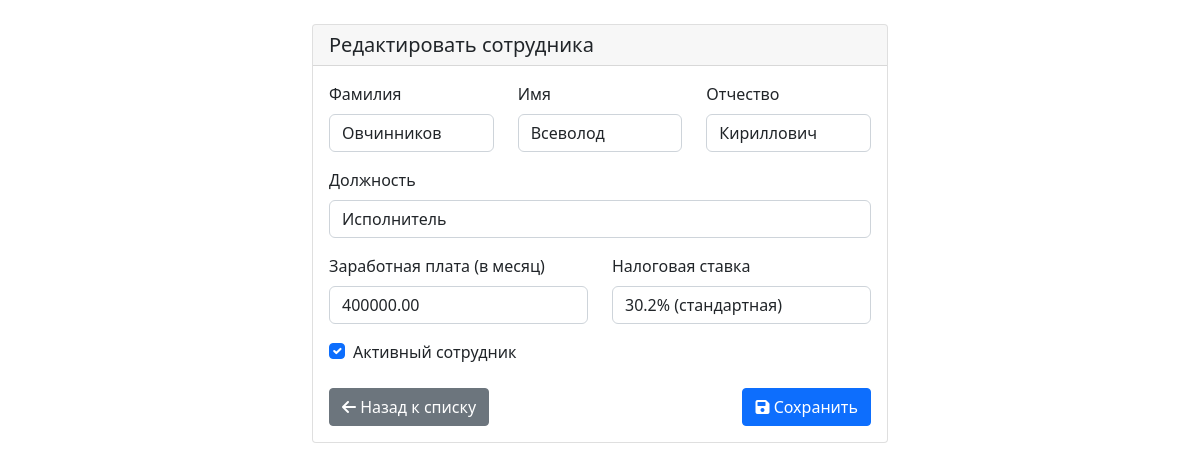
The app's page /employees/edit/5/ with its own data.
### employees/models.py (models this page shows, shortened)
class Employee(models.Model):
    TAX_RATE_CHOICES = [
        ('30.2', '30.2% (стандартная)'),
        ('7.6', '7.6% (льготная)'),
    ]
    last_name = models.CharField(max_length=100, verbose_name='Фамилия')
    first_name = models.CharField(max_length=100, verbose_name='Имя')
    middle_name = models.CharField(max_length=100, blank=True, null=True, verbose_name='Отчество')
    position = models.CharField(max_length=200, verbose_name='Должность')
    salary = models.DecimalField(
        max_digits=10,
        decimal_places=2,
        verbose_name='Заработная плата в месяц',
        validators=[MinValueValidator(0)]
    )
    tax_rate = models.CharField(
        max_length=10,
        choices=TAX_RATE_CHOICES,
        default='30.2',
        verbose_name='Налоговая ставка (%)'
    )
    is_active = models.BooleanField(default=True, verbose_name='Активный сотрудник')
    created_at = models.DateTimeField(auto_now_add=True)
    updated_at = models.DateTimeField(auto_now=True)
    class Meta:
        verbose_name = 'Сотрудник'
        verbose_name_plural = 'Сотрудники'
        ordering = ['last_name', 'first_name']

### employees/views.py (the view)
# urls.py: path('edit/<int:pk>/', views.employee_edit, name='employee_edit'),
def employee_edit(request, pk):
    employee = get_object_or_404(Employee, pk=pk)
    if request.method == 'POST':
        form = EmployeeForm(request.POST, instance=employee)
        if form.is_valid():
            employee = form.save()
            messages.success(request, f'Данные сотрудника {employee.get_full_name()} обновлены!')
            return redirect('employees:employee_list')
    else:
        form = EmployeeForm(instance=employee)
    context = {'form': form, 'title': 'Редактировать сотрудника', 'employee': employee}
    return render(request, 'employees/employee_form.html', context)

### employees/templates/employees/employee_form.html (shortened to what this page needs)
{% extends 'base.html' %}
{% load static %}
{% block content %}
<div class="container-fluid py-4">
    <div class="row justify-content-center">
        <div class="col-md-8 col-lg-6">
            <div class="card">
                <div class="card-header">
                    <h5 class="card-title mb-0">{{ title }}</h5>
                </div>
                <div class="card-body">
                    <form method="post">
                        <div class="row mb-3">
                            <div class="col-md-4">
                                <label for="{{ form.last_name.id_for_label }}" class="form-label">
                                    {{ form.last_name.label }}
                                </label>
                                {{ form.last_name }}
                            </div>
                            <div class="col-md-4">
                                <label for="{{ form.first_name.id_for_label }}" class="form-label">
                                    {{ form.first_name.label }}
                                </label>
                                {{ form.first_name }}
                            </div>
                            <div class="col-md-4">
                                <label for="{{ form.middle_name.id_for_label }}" class="form-label">
                                    {{ form.middle_name.label }}
                                </label>
                                {{ form.middle_name }}
                            </div>
                        </div>
                        <div class="mb-3">
                            <label for="{{ form.position.id_for_label }}" class="form-label">
                                {{ form.position.label }}
                            </label>
                            {{ form.position }}
                        </div>
                        <div class="row mb-3">
                            <div class="col-md-6">
                                <label for="{{ form.salary.id_for_label }}" class="form-label">
                                    {{ form.salary.label }}
                                </label>
                                {{ form.salary }}
                            </div>
                            <div class="col-md-6">
                                <label for="{{ form.tax_rate.id_for_label }}" class="form-label">
                                    {{ form.tax_rate.label }}
                                </label>
                                {{ form.tax_rate }}
                            </div>
                        </div>
                        <div class="form-check mb-3">
                            {{ form.is_active }}
                            <label for="{{ form.is_active.id_for_label }}" class="form-check-label">
                                {{ form.is_active.label }}
                            </label>
                        </div>
                        <div class="d-flex justify-content-between mt-4">
                            <a href="{% url 'employees:employee_list' %}" class="btn btn-secondary">
                                <i class="fas fa-arrow-left"></i> Назад к списку
                            </a>
                            <button type="submit" class="btn btn-primary">
                                <i class="fas fa-save"></i> Сохранить
                            </button>
                        </div>
                    </form>
                </div>
            </div>
        </div>
    </div>
</div>
{% endblock %}

### employees/templates/employees/employee_form.html (style rules this page uses)
.form-control { border-radius: 0.375rem; border: 1px solid #ced4da; padding: 0.375rem 0.75rem; }
.form-label { font-weight: 500; margin-bottom: 0.5rem; }
.form-check-input { margin-top: 0.2rem; }

### records on screen
Employee: last_name "Овчинников", first_name "Всеволод", middle_name "Кириллович", position "Исполнитель", salary "400000.00", tax_rate "30.2% (стандартная)", is_active "☑"

### other values on screen
{{ title }} "Редактировать сотрудника"
